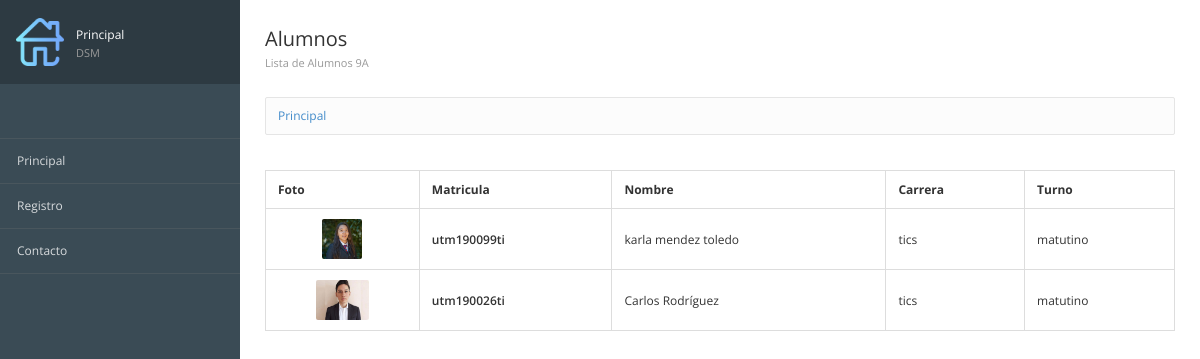
The page / on the database its author committed.
### registros/models.py (models this page shows, shortened)
class Alumnos(models.Model): #Define la estructura de nuestra tabla
    matricula = models.CharField(max_length=12,verbose_name="Mat") #texto corto
    nombre = models.TextField() #Texto largo
    carrera = models.TextField()
    turno = models.TextField(max_length=10)
    imagen = models.ImageField(null=True,upload_to="fotos",verbose_name="Fotografía")
    created = models.DateField(auto_now_add=True) #Fecha y tiempo
    updated = models.DateField(auto_now_add=True) #Fecha y tiempo
    class Meta:
        verbose_name = "Alumno"
        verbose_name_plural = "Alumnos"
        ordering = ["-created"]

### registros/views.py (the view)
# urls.py: path('',views_registros.registros, name="Principal"),
def registros(request):
    alumnos=Alumnos.objects.all()
    return render(request,"registros/principal.html",{'alumnos':alumnos})

### registros/templates/registros/principal.html (shortened to what this page needs)
{% extends "inicio/encabezado.html"%}
{%load static%}
{%block imagen%}
{%load static%}
{%static 'inicio/images/home.png'%}
{%endblock%}
{%block tituloMenu%}
Principal <span>DSM</span>
{%endblock%}
{%block Encabezado%}
 <div class="page-header">
    <div class="page-title">
        <h3>Alumnos<br>
        <small>Lista de Alumnos 9A</small></h3>
    </div>
</div>
{%endblock%}
{%block contenido%}
<table class="table table-bordered tablestriped">
    <thead>
    <tr>
    <th>Foto</th>
    <th>Matricula</th>
    <th>Nombre</th>
    <th>Carrera</th>
    <th>Turno</th>
    </tr>
    </thead>
    <tbody>
        {% for alumno in alumnos %}
        <tr>
        <td class="text-center">
        <img src="{{alumno.imagen.url}}" alt="" class="img-media">
        </td>
        <td class="text-semibold">{{alumno.matricula}}</td>
        <td class="muted">{{alumno.nombre}}</td>
        <td class="muted">{{alumno.carrera}}</td>
        <td class="muted">{{alumno.turno}}</td>
        </tr>
        {% endfor %}
        </tbody>
        </table>
{%endblock%}

### inicio/static/inicio/css/londinium-theme.css (style rules this page uses)
.panel-toolbar:after, .page-header:after, .header-bar-stats .page-stats li:after, .panel-heading:after { content: ""; display: table; clear: both; }
html { height: 100%; }
body { font-family: 'Open Sans', sans-serif; font-size: 12px; position: relative; min-height: 100%; }
h1, h2, h3, h4, h5, h6, .h1, .h2, .h3, .h4, .h5, .h6 { font-weight: 600; line-height: 1.42857143; margin-top: 0; }
h3, .h3 { font-size: 20px; }
.text-semibold { font-weight: 600; }
.img-media { height: 40px; border-radius: 2px; }
.page-header { padding: 0; margin: 0; position: relative; border: 0; }
.page-header small { display: block; font-size: 11px; color: #999; margin: 8px 0 0 0; }
.page-title { float: left; }
.page-title h3 { padding: 29px 0; margin: 0; font-weight: 400; line-height: 20px; }
.table { margin-bottom: 0; }
.table > thead > tr > th { border-bottom-width: 1px; outline: 0; }
.table > thead > tr > th, .table > tbody > tr > th, .table > tfoot > tr > th, .table > thead > tr > td, .table > tbody > tr > td, .table > tfoot > tr > td { vertical-align: middle; padding: 10px 12px; }

### rows shown on the page
Alumnos: imagen (picture), matricula "utm190099ti", nombre "karla mendez toledo", carrera "tics", turno "matutino"
Alumnos: imagen (picture), matricula "utm190026ti", nombre "Carlos Rodríguez", carrera "tics", turno "matutino"
